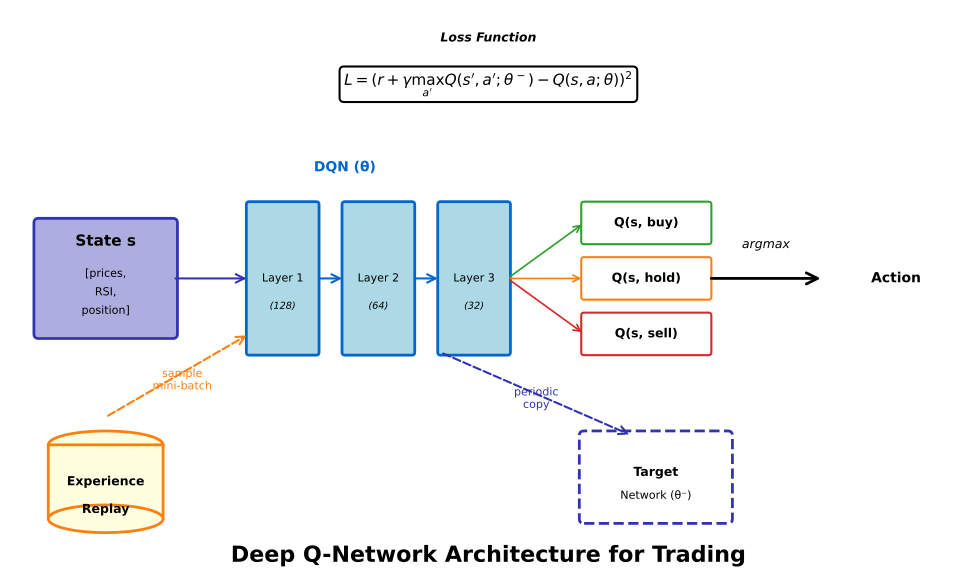

Generate this figure with Python:
import numpy as np
import matplotlib.pyplot as plt
import matplotlib.patches as mpatches
from matplotlib.patches import FancyBboxPatch, FancyArrowPatch, Ellipse, Rectangle

# Set random seed
np.random.seed(42)

# Configure matplotlib for Beamer display
plt.rcParams.update({
    'font.size': 14,
    'axes.labelsize': 14,
    'axes.titlesize': 16,
    'xtick.labelsize': 13,
    'ytick.labelsize': 13,
    'legend.fontsize': 13,
    'figure.figsize': (10, 6),
    'figure.dpi': 150
})

# Color palette
MLPURPLE = '#3333B2'
MLBLUE = '#0066CC'
MLORANGE = '#FF7F0E'
MLGREEN = '#2CA02C'
MLRED = '#D62728'
MLLAVENDER = '#ADADE0'

# Chart metadata
CHART_METADATA = {
    'title': 'Deep Q-Network Architecture for Trading',
    'description': 'DQN architecture showing state input, neural network layers, Q-value outputs, experience replay buffer, and target network for reinforcement learning in trading',
    'url': 'https://github.com/Digital-AI-Finance/methods-algorithms/tree/master/slides/L06_Embeddings_RL/09_dqn_architecture'
}

# Create figure
fig, ax = plt.subplots(figsize=(10, 6), dpi=150)
ax.set_xlim(0, 10)
ax.set_ylim(0, 6)
ax.axis('off')

# State input
state_box = FancyBboxPatch((0.3, 2.5), 1.4, 1.2, boxstyle="round,pad=0.05",
                           edgecolor=MLPURPLE, facecolor=MLLAVENDER, linewidth=2)
ax.add_patch(state_box)
ax.text(1.0, 3.5, 'State s', ha='center', va='center', fontsize=11, weight='bold')
ax.text(1.0, 3.15, '[prices,', ha='center', va='center', fontsize=8)
ax.text(1.0, 2.95, 'RSI,', ha='center', va='center', fontsize=8)
ax.text(1.0, 2.75, 'position]', ha='center', va='center', fontsize=8)

# Neural network layers
layer_x = [2.5, 3.5, 4.5]
layer_sizes = [128, 64, 32]
for i, (x, size) in enumerate(zip(layer_x, layer_sizes)):
    layer_box = FancyBboxPatch((x, 2.3), 0.7, 1.6, boxstyle="round,pad=0.03",
                               edgecolor=MLBLUE, facecolor='lightblue', linewidth=2)
    ax.add_patch(layer_box)
    ax.text(x + 0.35, 3.1, f'Layer {i+1}', ha='center', va='center', fontsize=8)
    ax.text(x + 0.35, 2.8, f'({size})', ha='center', va='center', fontsize=7,
            style='italic')

    # Connections
    if i == 0:
        arrow = FancyArrowPatch((1.7, 3.1), (x, 3.1), arrowstyle='->',
                               mutation_scale=15, linewidth=1.5, color=MLPURPLE)
    else:
        arrow = FancyArrowPatch((layer_x[i-1] + 0.7, 3.1), (x, 3.1), arrowstyle='->',
                               mutation_scale=15, linewidth=1.5, color=MLBLUE)
    ax.add_patch(arrow)

# Neural network label
ax.text(3.5, 4.3, 'DQN (θ)', ha='center', va='center', fontsize=10,
        weight='bold', color=MLBLUE)

# Q-value outputs
q_values = ['Q(s, buy)', 'Q(s, hold)', 'Q(s, sell)']
colors = [MLGREEN, MLORANGE, MLRED]
for i, (q_val, color) in enumerate(zip(q_values, colors)):
    y = 3.7 - i * 0.6
    output_box = FancyBboxPatch((6.0, y - 0.2), 1.3, 0.4, boxstyle="round,pad=0.03",
                                edgecolor=color, facecolor='white', linewidth=1.5)
    ax.add_patch(output_box)
    ax.text(6.65, y, q_val, ha='center', va='center', fontsize=9, weight='bold')

    # Arrow from last layer to output
    arrow = FancyArrowPatch((5.2, 3.1), (6.0, y), arrowstyle='->',
                           mutation_scale=12, linewidth=1.2, color=color)
    ax.add_patch(arrow)

# Action selection arrow
action_arrow = FancyArrowPatch((7.3, 3.1), (8.5, 3.1), arrowstyle='->',
                              mutation_scale=20, linewidth=2, color='black')
ax.add_patch(action_arrow)
ax.text(7.9, 3.4, 'argmax', ha='center', va='bottom', fontsize=9, style='italic')
ax.text(9.0, 3.1, 'Action', ha='left', va='center', fontsize=10, weight='bold')

# Experience replay buffer (bottom left)
# Draw cylinder shape
ellipse_top = Ellipse((1.0, 1.3), 1.2, 0.3, edgecolor=MLORANGE,
                      facecolor='lightyellow', linewidth=2)
ax.add_patch(ellipse_top)
rect = Rectangle((0.4, 0.5), 1.2, 0.8, edgecolor=MLORANGE,
                 facecolor='lightyellow', linewidth=2)
ax.add_patch(rect)
ellipse_bottom = Ellipse((1.0, 0.5), 1.2, 0.3, edgecolor=MLORANGE,
                         facecolor='lightyellow', linewidth=2)
ax.add_patch(ellipse_bottom)

ax.text(1.0, 0.9, 'Experience', ha='center', va='center', fontsize=9, weight='bold')
ax.text(1.0, 0.6, 'Replay', ha='center', va='center', fontsize=9, weight='bold')

# Arrow from buffer to network
buffer_arrow = FancyArrowPatch((1.0, 1.6), (2.5, 2.5), arrowstyle='->',
                              mutation_scale=15, linewidth=1.5, color=MLORANGE,
                              linestyle='--')
ax.add_patch(buffer_arrow)
ax.text(1.8, 2.0, 'sample\nmini-batch', ha='center', va='center',
        fontsize=8, color=MLORANGE)

# Target network (bottom right)
target_box = FancyBboxPatch((6.0, 0.5), 1.5, 0.9, boxstyle="round,pad=0.05",
                            edgecolor=MLPURPLE, facecolor='white', linewidth=2,
                            linestyle='--')
ax.add_patch(target_box)
ax.text(6.75, 1.0, 'Target', ha='center', va='center', fontsize=9, weight='bold')
ax.text(6.75, 0.75, 'Network (θ⁻)', ha='center', va='center', fontsize=8)

# Arrow from main network to target network
target_arrow = FancyArrowPatch((4.5, 2.3), (6.5, 1.4), arrowstyle='->',
                              mutation_scale=15, linewidth=1.5, color=MLPURPLE,
                              linestyle='--')
ax.add_patch(target_arrow)
ax.text(5.5, 1.8, 'periodic\ncopy', ha='center', va='center',
        fontsize=8, color=MLPURPLE)

# Loss function annotation (top)
loss_text = r"$L = (r + \gamma \max_{a'} Q(s',a';\theta^-) - Q(s,a;\theta))^2$"
ax.text(5.0, 5.2, loss_text, ha='center', va='center', fontsize=11,
        bbox=dict(boxstyle='round,pad=0.3', facecolor='white', edgecolor='black', linewidth=1.5))
ax.text(5.0, 5.7, 'Loss Function', ha='center', va='center', fontsize=9,
        weight='bold', style='italic')

# Title
ax.text(5.0, 0.1, CHART_METADATA['title'], ha='center', va='center',
        fontsize=16, weight='bold')

# Save figure
plt.tight_layout()
plt.savefig('D:/Joerg/Research/slides/Methods_and_Algorithms/slides/L06_Embeddings_RL/09_dqn_architecture/chart.pdf',
            bbox_inches='tight', dpi=150)
print(f"Chart saved: {CHART_METADATA['title']}")
plt.close()
